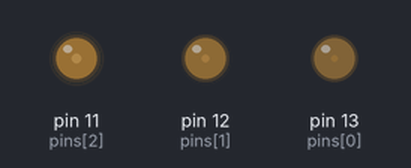
Recording of a program running on a simulated MicroPython board. Shown: output pins drawn as LEDs (lit = HIGH).

Above: at 2.43 s.
At 6.69 s:
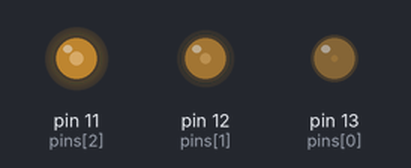
At 13.49 s:
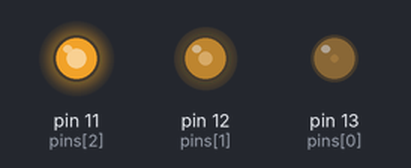
At 20.39 s:
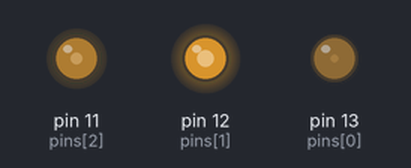
At 27.3 s:
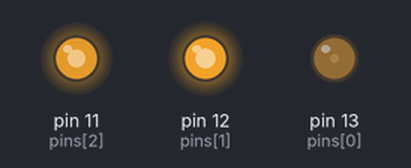
At 37.72 s:
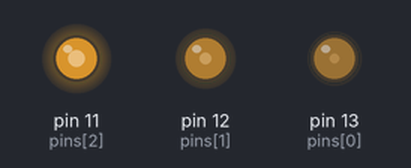
Timing chart, 0 to 40.0 s (numbered marks = the images above):
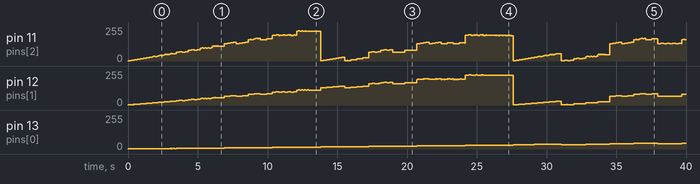

The program:

5.py
```python
from machine import Pin, PWM
import time

pins = [13, 12, 11]
#set pwm
pwm0 = PWM(Pin(pins[0]))
pwm1 = PWM(Pin(pins[1]))
pwm2 = PWM(Pin(pins[2]))
pwm0.freq(1000)
pwm1.freq(1000)
pwm2.freq(1000)

def setColor(rgb):
    pwm0.duty_u16(65535 - (rgb >> 4))
    pwm1.duty_u16(65535 - (rgb >> 1))
    pwm2.duty_u16(65535 - (rgb >> 0))

def wheel(pos):
    WheelPos = pos % 65535
    if WheelPos < 21845:
        return (((65535 - WheelPos*3) << 4) | ((WheelPos*3) << 1))
    elif WheelPos >= 21845 and WheelPos < 43690:
        WheelPos -= 21845
        return (((65535 - WheelPos*3) << 1) | (WheelPos*3))
    else :
        WheelPos -= 43690
        return (((WheelPos*3) << 4) | (65535 - WheelPos*3))
try:
    while True:
        for i in range(0, 65535):
            setColor(wheel(i))
            time.sleep_ms(10)
except:
    pwm0.deinit()
    pwm1.deinit()
    pwm2.deinit()
```
